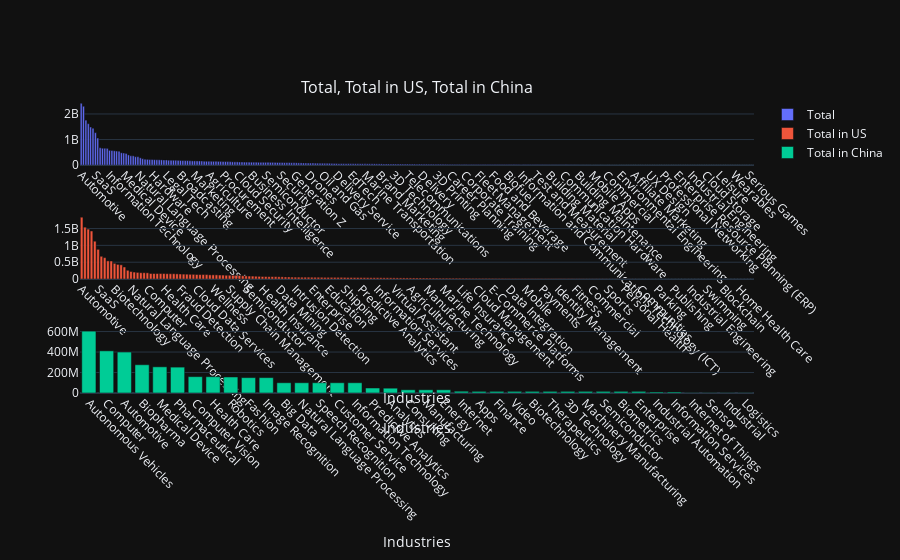

Here is the notebook cell this chart was saved with:
### Code cell
# make the same figure but with the total funds raised
fig = make_subplots(rows=3, cols=1, subplot_titles= ["Total, Total in US, Total in China"])
fig.add_trace(go.Bar(x=list(industry_total.keys()), y=sorted(list(industry_total.values()), reverse=True), name="Total"), row=1, col=1)
fig.add_trace(go.Bar(x=list(industry_total_USA.keys()), y=sorted(list(industry_total_USA.values()), reverse=True), name="Total in US"), row=2, col=1)
fig.add_trace(go.Bar(x=list(industry_total_China.keys()), y=sorted(list(industry_total_China.values()), reverse=True), name="Total in China"), row=3, col=1)
fig.update_layout(template="plotly_dark")
fig.update_xaxes(title_text="Industries", tickangle=45)
fig.show()

# download the html of the plot
pio.write_html(fig, file="Charts/industry_totals_x3.html", auto_open=True)

### Figure 1 — Plotly figure (JSON) as saved in the notebook; plotly's stock layout.template omitted (floating-point values rounded to 4 significant figures; data arrays with more than 128 entries replaced by an {"elided": "..."} marker saying what was removed)
{"data": [{"name": "Total", "type": "bar", "x": {"elided": "285 str values"}, "xaxis": "x", "y": {"elided": "285 float values"}, "yaxis": "y"}, {"name": "Total in US", "type": "bar", "x": {"elided": "205 str values"}, "xaxis": "x2", "y": {"elided": "205 int values"}, "yaxis": "y2"}, {"name": "Total in China", "type": "bar", "x": ["Autonomous Vehicles", "Computer", "Automotive", "Biopharma", "Medical Device", "Pharmaceutical", "Computer Vision", "Health Care", "Robotics", "Fashion", "Image Recognition", "Big Data", "Natural Language Processing", "Speech Recognition", "Customer Service", "Information Technology", "Predictive Analytics", "Analytics", "Consulting", "Manufacturing", "Energy", "Internet", "Apps", "Finance", "Video", "Biotechnology", "Therapeutics", "3D Technology", "Machinery Manufacturing", "Semiconductor", "Biometrics", "Enterprise", "Industrial Automation", "Information Services", "Internet of Things", "Sensor", "Industrial", "Logistics"], "xaxis": "x3", "y": [604049300, 411619720, 400000000, 276000000, 255568800, 252707210, 159645180, 158961810, 156505960, 150000000, 150000000, 100000000, 100000000, 100000000, 100000000, 100000000, 48660000.0, 47088300, 31390000.0, 31390000.0, 31390000.0, 17265710, 15700000.0, 15700000.0, 15700000.0, 15700000.0, 15700000.0, 15700000.0, 15700000.0, 15700000.0, 15700000.0, 15700000.0, 10000000, 10000000, 1569610, 1569610, 1569610, 1569610], "yaxis": "y3"}], "layout": {"annotations": [{"font": {"size": 16}, "showarrow": false, "text": "Total, Total in US, Total in China", "x": 0.5, "xanchor": "center", "xref": "paper", "y": 1, "yanchor": "bottom", "yref": "paper"}], "xaxis": {"anchor": "y", "domain": [0, 1], "tickangle": 45, "title": {"text": "Industries"}}, "xaxis2": {"anchor": "y2", "domain": [0, 1], "tickangle": 45, "title": {"text": "Industries"}}, "xaxis3": {"anchor": "y3", "domain": [0, 1], "tickangle": 45, "title": {"text": "Industries"}}, "yaxis": {"anchor": "x", "domain": [0.7778, 1]}, "yaxis2": {"anchor": "x2", "domain": [0.3889, 0.6111]}, "yaxis3": {"anchor": "x3", "domain": [0, 0.2222]}}}
